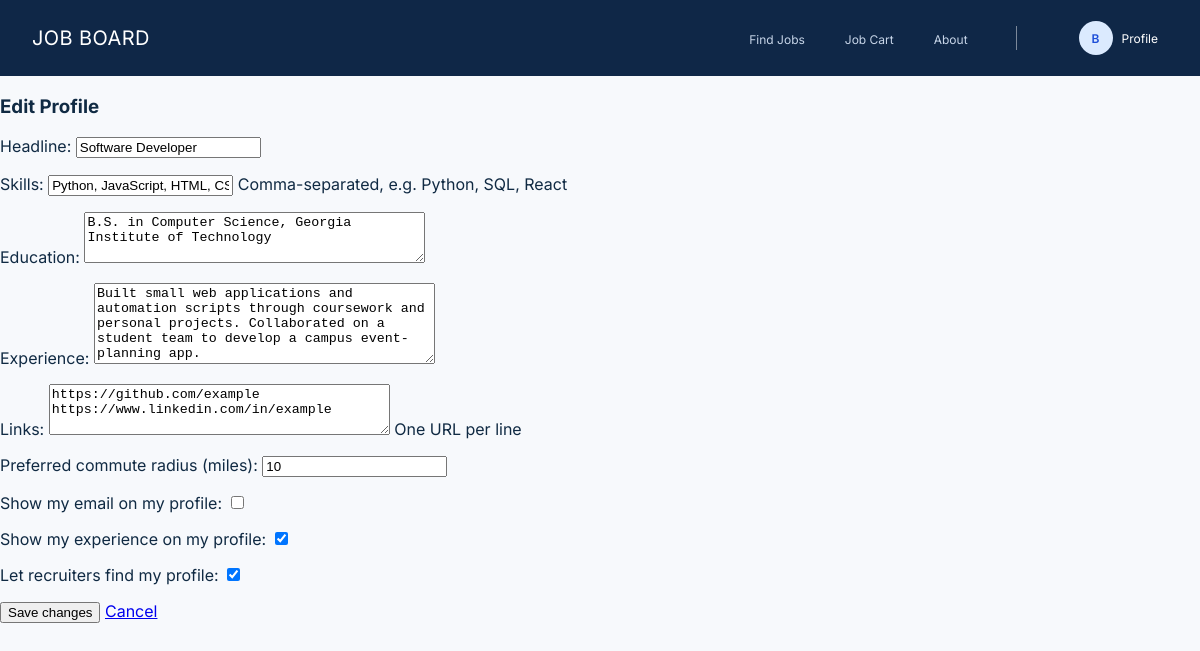
/profile/ (signed in), run on an earlier commit of the app's database.
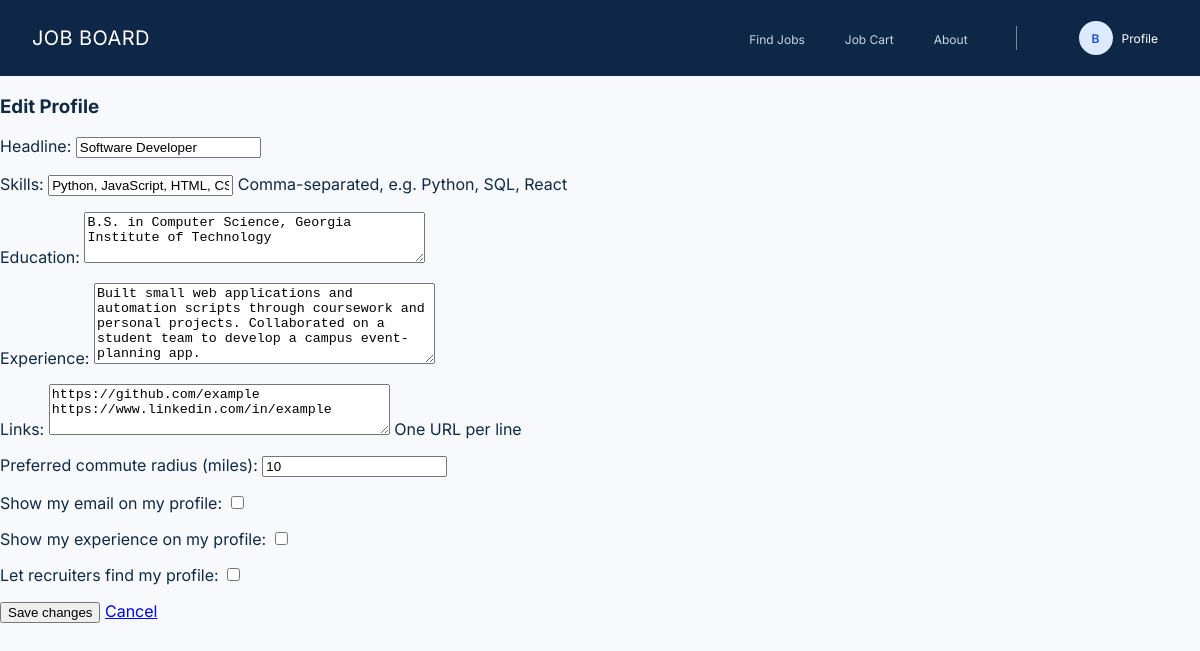
And on a later commit of the database.
### profiles/models.py (models this page shows, shortened)
class Profile(models.Model):
    user = models.OneToOneField(
        settings.AUTH_USER_MODEL, on_delete=models.CASCADE, related_name='profile'
    )
    headline = models.CharField(max_length=200)
    skills = models.TextField(blank=True, help_text='Comma-separated, e.g. Python, SQL, React')
    education = models.TextField(blank=True)
    experience = models.TextField(blank=True)
    links = models.TextField(blank=True, help_text='One URL per line')
    commute_radius = models.PositiveIntegerField(default=10)
    show_email = models.BooleanField(default=False)
    show_experience = models.BooleanField(default=True)
    is_visible_to_recruiters = models.BooleanField(default=True)

### profiles/views.py (the view)
# urls.py: path('', views.profile_edit, name='edit'),
@login_required
def profile_edit(request):
    profile = Profile.objects.filter(user=request.user).first()
    creating = profile is None
    if request.method == 'POST':
        form = ProfileForm(request.POST, instance=profile)
        if form.is_valid():
            profile = form.save(commit=False)
            profile.user = request.user
            profile.save()
            messages.success(request, 'Profile created.' if creating else 'Profile updated.')
            return redirect('profiles:detail', username=request.user.username)
    else:
        form = ProfileForm(instance=profile)
    return render(request, 'profiles/profile_form.html', {'form': form, 'creating': creating})

### profiles/forms.py (shortened to what this page needs)
class ProfileForm(forms.ModelForm):
    class Meta:
        model = Profile
        fields = [
            'headline', 'skills', 'education', 'experience', 'links',
            'commute_radius',
            'show_email', 'show_experience', 'is_visible_to_recruiters',
        ]
        labels = {
            'commute_radius': 'Preferred commute radius (miles)',
            'show_email': 'Show my email on my profile',
            'show_experience': 'Show my experience on my profile',
            'is_visible_to_recruiters': 'Let recruiters find my profile',
        }
        widgets = {
            'education': forms.Textarea(attrs={'rows': 3}),
            'experience': forms.Textarea(attrs={'rows': 5}),
            'links': forms.Textarea(attrs={'rows': 3}),
            'skills': forms.TextInput(),
        }

### profiles/templates/profiles/profile_form.html (shortened to what this page needs)
{% extends "base.html" %}
{% block content %}
<div class="row justify-content-center">
    <div class="col-md-7">
        <div class="card shadow-sm">
            <div class="card-body p-4">
                <h3 class="card-title mb-4">{% if creating %}Create Your Profile{% else %}Edit Profile{% endif %}</h3>
                <form method="post">
                    {{ form.as_p }}
                    <button type="submit" class="btn btn-primary mt-2">{% if creating %}Create{% else %}Save changes{% endif %}</button>
                    <a href="/" class="btn btn-outline-secondary mt-2 ms-2">Cancel</a>
                </form>
            </div>
        </div>
    </div>
</div>
{% endblock %}

What changed in the data, as far as the page shows it:
changed Profile "Software Developer": show_experience "☑" → "☐"; is_visible_to_recruiters "☑" → "☐"
